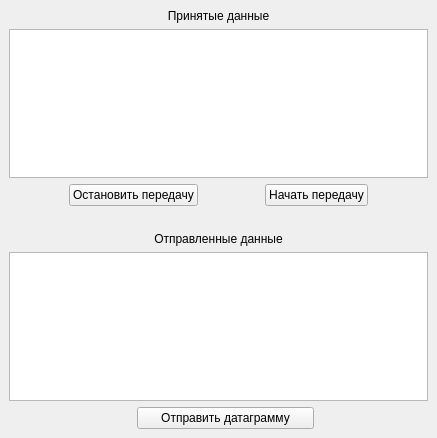
<?xml version="1.0" encoding="UTF-8"?>
<ui version="4.0">
 <class>MainWindow</class>
 <widget class="QMainWindow" name="MainWindow">
  <property name="geometry">
   <rect>
    <x>0</x>
    <y>0</y>
    <width>437</width>
    <height>438</height>
   </rect>
  </property>
  <property name="windowTitle">
   <string>MainWindow</string>
  </property>
  <widget class="QWidget" name="centralwidget">
   <layout class="QVBoxLayout" name="verticalLayout">
    <item>
     <layout class="QGridLayout" name="gridLayout">
      <item row="2" column="0">
       <spacer name="horizontalSpacer">
        <property name="orientation">
         <enum>Qt::Horizontal</enum>
        </property>
        <property name="sizeHint" stdset="0">
         <size>
          <width>28</width>
          <height>20</height>
         </size>
        </property>
       </spacer>
      </item>
      <item row="1" column="0" colspan="7">
       <widget class="QTextEdit" name="te_result"/>
      </item>
      <item row="2" column="1" colspan="2">
       <widget class="QPushButton" name="pb_stop">
        <property name="text">
         <string>Остановить передачу</string>
        </property>
       </widget>
      </item>
      <item row="2" column="4" colspan="2">
       <widget class="QPushButton" name="pb_start">
        <property name="text">
         <string>Начать передачу</string>
        </property>
       </widget>
      </item>
      <item row="0" column="0" colspan="7">
       <widget class="QLabel" name="lb_receiveData">
        <property name="text">
         <string>Принятые данные</string>
        </property>
        <property name="alignment">
         <set>Qt::AlignCenter</set>
        </property>
       </widget>
      </item>
      <item row="6" column="5" colspan="2">
       <spacer name="horizontalSpacer_5">
        <property name="orientation">
         <enum>Qt::Horizontal</enum>
        </property>
        <property name="sizeHint" stdset="0">
         <size>
          <width>118</width>
          <height>20</height>
         </size>
        </property>
       </spacer>
      </item>
      <item row="3" column="0" colspan="7">
       <widget class="QLabel" name="label_2">
        <property name="text">
         <string/>
        </property>
       </widget>
      </item>
      <item row="6" column="2" colspan="3">
       <widget class="QPushButton" name="pb_sendDatagram">
        <property name="text">
         <string>Отправить датаграмму</string>
        </property>
       </widget>
      </item>
      <item row="2" column="3">
       <spacer name="horizontalSpacer_2">
        <property name="orientation">
         <enum>Qt::Horizontal</enum>
        </property>
        <property name="sizeHint" stdset="0">
         <size>
          <width>58</width>
          <height>20</height>
         </size>
        </property>
       </spacer>
      </item>
      <item row="2" column="6">
       <spacer name="horizontalSpacer_3">
        <property name="orientation">
         <enum>Qt::Horizontal</enum>
        </property>
        <property name="sizeHint" stdset="0">
         <size>
          <width>40</width>
          <height>20</height>
         </size>
        </property>
       </spacer>
      </item>
      <item row="6" column="0" colspan="2">
       <spacer name="horizontalSpacer_6">
        <property name="orientation">
         <enum>Qt::Horizontal</enum>
        </property>
        <property name="sizeHint" stdset="0">
         <size>
          <width>118</width>
          <height>20</height>
         </size>
        </property>
       </spacer>
      </item>
      <item row="4" column="0" colspan="7">
       <widget class="QLabel" name="lb_sentDatre">
        <property name="text">
         <string>Отправленные данные</string>
        </property>
        <property name="alignment">
         <set>Qt::AlignCenter</set>
        </property>
       </widget>
      </item>
      <item row="5" column="0" colspan="7">
       <widget class="QTextEdit" name="te_message"/>
      </item>
     </layout>
    </item>
   </layout>
  </widget>
 </widget>
 <resources/>
 <connections/>
</ui>
